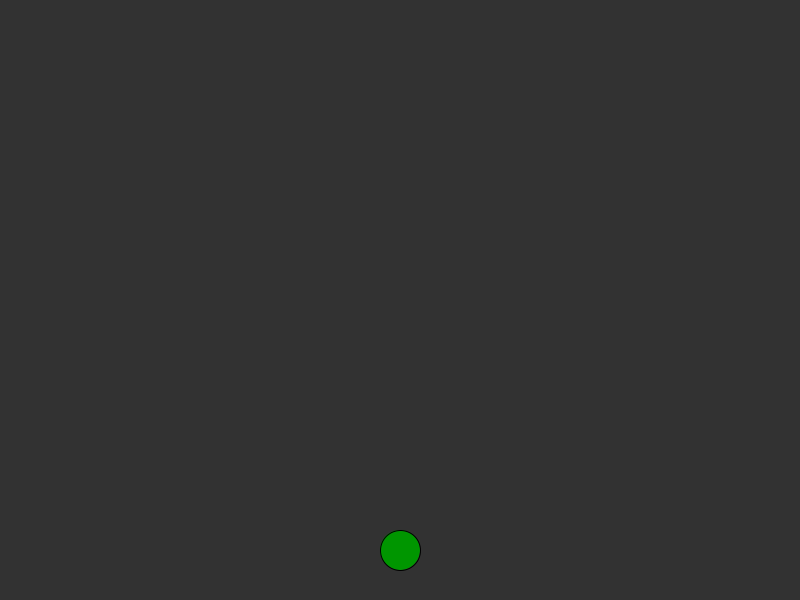
Frame 1 (no input)
Frame 60 (the mouse pressed at the canvas centre just before this capture): identical to frame 1, image omitted
Frame 120 (the mouse held since frame 60 and released just before this capture): identical to frame 1, image omitted

The Processing sketch that drew this single still picture (run headless with seeded random() and noise(); from frame 60 on, the mouse is pressed at the canvas centre):

// Processing sketch: sketch_190810b
// ── sketch_190810b.pde
int frogX = 400;
int frogY = 550;

void draw(){
  background(50,50,50);
  fill(0,150,0);
  ellipse(frogX,frogY,40,40);
}

void setup(){
  size(800,600);
  
}

void keyPressed()
{
      if(key == CODED){
            if(keyCode == UP)
            {
              frogY-=50;
                  //Frog Y position goes up
            }
            else if(keyCode == DOWN)
            {
              frogY+=50;
                  //Frog Y position goes down 
            }
            
            else if(keyCode == RIGHT)
            {
              frogX+=50;
                  //Frog X position goes right
            }
            else if(keyCode == LEFT)
            {
              frogX-=50;
                  //Frog X position goes left
            }
      }
}

void touchingCanvas(){
 
}
